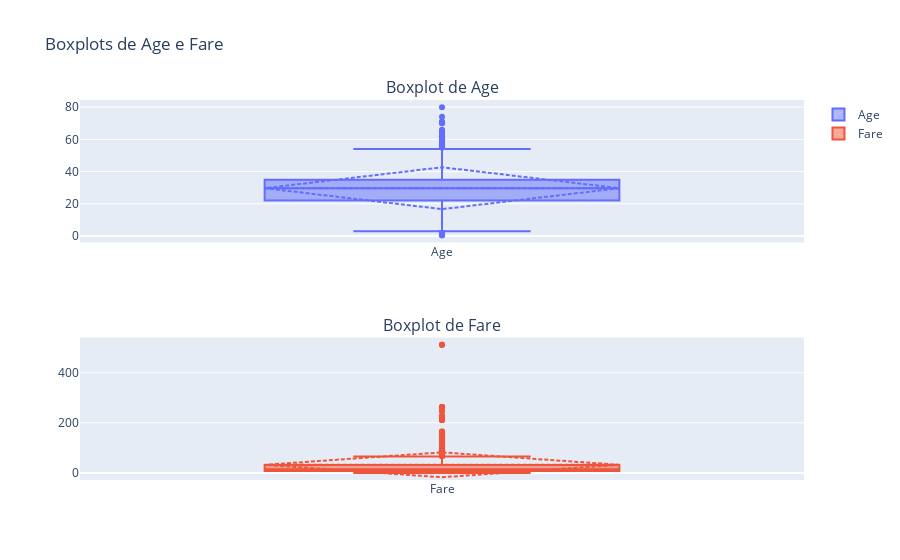

The cell this chart's notebook holds for it:
### Code cell
import plotly.express as px
import plotly.graph_objects as go
from plotly.subplots import make_subplots

# Supondo que seu DataFrame já esteja carregado como df

# Criar um subplot com 2 linhas e 1 coluna
fig = make_subplots(rows=2, cols=1, subplot_titles=("Boxplot de Age", "Boxplot de Fare"))

# Adicionar boxplot para a coluna 'Age'
fig.add_trace(
    go.Box(y=df['Age'], name='Age', boxmean='sd'),
    row=1, col=1
)

# Adicionar boxplot para a coluna 'Fare'
fig.add_trace(
    go.Box(y=df['Fare'], name='Fare', boxmean='sd'),
    row=2, col=1
)

# Atualizar layout para melhor apresentação
fig.update_layout(title_text='Boxplots de Age e Fare',
                  height=600)  # Ajuste a altura conforme necessário

# Exibir a figura
fig.show()

### Figure 1 — Plotly figure (JSON) as saved in the notebook; plotly's stock layout.template omitted (floating-point values rounded to 4 significant figures; data arrays with more than 128 entries replaced by an {"elided": "..."} marker saying what was removed)
{"data": [{"boxmean": "sd", "name": "Age", "type": "box", "xaxis": "x", "y": {"elided": "891 float values"}, "yaxis": "y"}, {"boxmean": "sd", "name": "Fare", "type": "box", "xaxis": "x2", "y": {"elided": "891 float values"}, "yaxis": "y2"}], "layout": {"annotations": [{"font": {"size": 16}, "showarrow": false, "text": "Boxplot de Age", "x": 0.5, "xanchor": "center", "xref": "paper", "y": 1, "yanchor": "bottom", "yref": "paper"}, {"font": {"size": 16}, "showarrow": false, "text": "Boxplot de Fare", "x": 0.5, "xanchor": "center", "xref": "paper", "y": 0.375, "yanchor": "bottom", "yref": "paper"}], "autosize": true, "title": {"text": "Boxplots de Age e Fare"}, "xaxis": {"anchor": "y", "autorange": true, "domain": [0, 1], "range": [-0.5, 0.5], "type": "category"}, "xaxis2": {"anchor": "y2", "autorange": true, "domain": [0, 1], "range": [-0.5, 0.5], "type": "category"}, "yaxis": {"anchor": "x", "autorange": true, "domain": [0.625, 1], "range": [-4.001, 84.42], "type": "linear"}, "yaxis2": {"anchor": "x2", "autorange": true, "domain": [0, 0.375], "range": [-28.46, 540.8], "type": "linear"}}}
